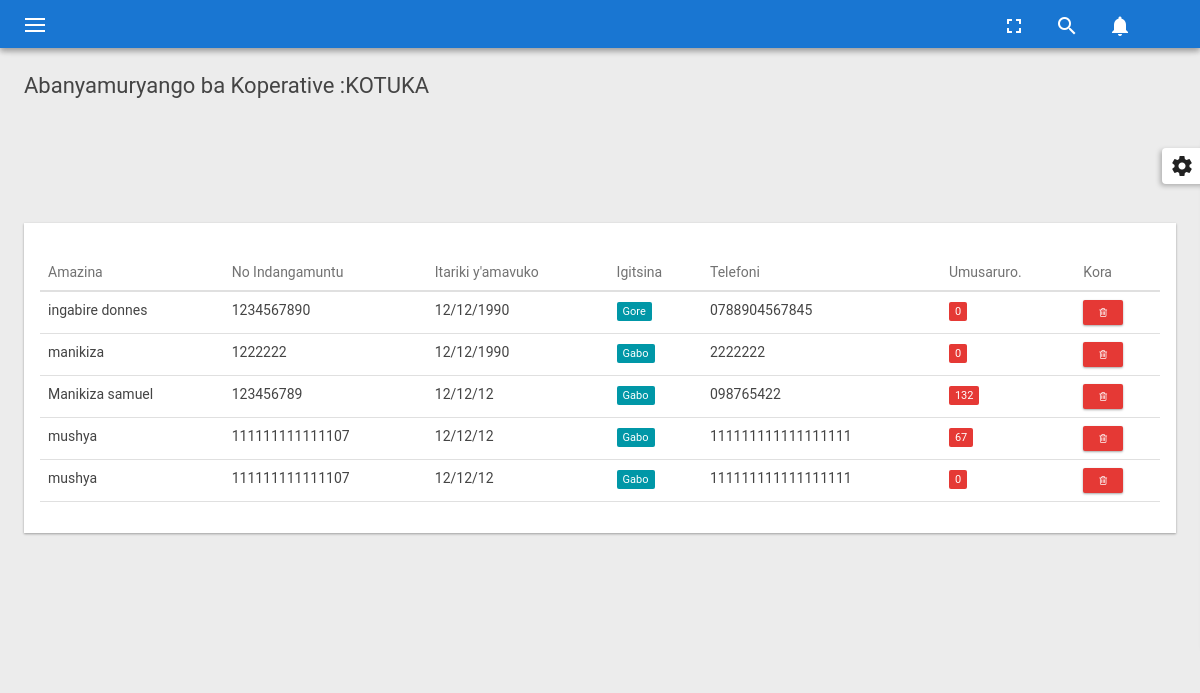
The app's page /members (signed in) with its own data.
### tables this page shows
CREATE TABLE `cooperatives` (
  `cooperativeId` int(100) NOT NULL,
  `cooperativeCode` int(10) NOT NULL,
  `name` varchar(200) NOT NULL,
  `username` varchar(100) NOT NULL,
  `phone` varchar(50) NOT NULL,
  `location` int(10) NOT NULL,
  `sector` int(10) NOT NULL,
  `cell` int(10) NOT NULL,
  `village` int(10) NOT NULL,
  `TIN` int(50) NOT NULL,
  `category` varchar(50) NOT NULL,
  `president` varchar(200) NOT NULL,
  `status` varchar(50) NOT NULL,
  `profile_image` varchar(1024) NOT NULL,
  `regDate` timestamp NOT NULL DEFAULT CURRENT_TIMESTAMP
);

CREATE TABLE `coo_members` (
  `memberId` int(100) NOT NULL,
  `cooperative` int(100) NOT NULL,
  `name` varchar(1024) NOT NULL,
  `id_no` varchar(100) NOT NULL,
  `phone` varchar(100) NOT NULL,
  `dob` varchar(100) NOT NULL,
  `gender` int(2) NOT NULL,
  `status` varchar(50) NOT NULL,
  `regDate` timestamp NOT NULL DEFAULT CURRENT_TIMESTAMP
);

### controllers/Cooperative.core.php (called while the page is built, shortened)
<?php
include_once 'Query.php';
class Cooperative extends Query{
	private $deletedStatus='DELETED';
	public function getUserCooperative($user_id){
		$cooperativeId="";
		$query="SELECT cooperative FROM system_users
				WHERE user_id=\"$user_id\"
				LIMIT 1";
		$result=$this->select($query);
		foreach ($result as $key => $value) {
			$cooperativeId=$value['cooperative'];
		}
		return $cooperativeId;
	}
	public function getCooperativeFieldData($cooperativeId,$field_name){
		$output="";
		$allowed=array("phone","name","type","cooperative","username","password","email","status","location","sector","village","cell","TIN","category","president","profile","cooperativeCode","regDate");
		if(in_array($field_name,$allowed)){
			$query="SELECT ".$field_name." FROM cooperatives
					WHERE cooperativeId=\"$cooperativeId\"
					LIMIT 1";
			$result=$this->select($query);
			foreach ($result as $key => $value) {
				$output=$value[$field_name];
			}
		}else{
			$output="Invalid input";
		}
		return $output;
	}
	public function getCooperativeMemberNumber($cooperativeId){
		$query="SELECT * FROM coo_members
				WHERE cooperative=\"$cooperativeId\"";
		$numRows=$this->rows($query);
		return $numRows;
	}
	public function loadCooperativeMembers($cooperativeId){
		$query="SELECT * FROM coo_members
				WHERE cooperative=\"$cooperativeId\"
				AND status!=\"$this->deletedStatus\"
				ORDER BY name ASC";
		$result=$this->select($query);
		return $result;
	}
	public function getMemberTotalHarvest($memberId,$cooperativeId){
		$query="SELECT memberHarvest FROM coo_harvest
				WHERE cooperativeId=\"$cooperativeId\"
				AND memberId=\"$memberId\"
				AND status!='DELETED'";
		$memberTotalHarvest=0;
		$result=$this->select($query);
		foreach ($result as $key => $value) {
			$harvest=(int)$value['memberHarvest'];
			$memberTotalHarvest+=$harvest;
		}
		return $memberTotalHarvest;
	}
}
$cooperative=new Cooperative();
?>

### includes/database.inc.php (called while the page is built, shortened)
<?php
class Database{
	protected function connect(){
		$this->server="localhost";
		$this->user="root";
		$this->password="";
		$this->database="kiza";
		$conn=new mysqli($this->server,$this->user,$this->password,$this->database);
		return $conn;
	}
}
?>

### controllers/Query.php (called while the page is built, shortened)
<?php
include_once $_SERVER['DOCUMENT_ROOT'].'/kiza/includes/database.inc.php';
class Query extends Database{
	protected function select($query){
		$result=array();
		$statement=$this->connect()->query($query);
		while ($row=$statement->fetch_assoc()) {
			$result[]=$row;
		}
		return $result;
	}
	protected function rows($query){
		$statement=$this->connect()->query($query);
		$numRows=$statement->num_rows;
		return $numRows;
	}
}
?>

### check/information_check.php (called while the page is built, shortened)
<?php
include_once $_SERVER['DOCUMENT_ROOT'].'/kiza/class_loader.php';
$user_id=$_SESSION['user_id'];
$cooperativeId=$cooperative->getUserCooperative($user_id);
?>

### coo_members/load_members.php (the view, shortened to what this page needs)
<?php
$coo_members=$cooperative->loadCooperativeMembers($cooperativeId);
?>
<div class="md-card uk-margin-medium-bottom">
    <div class="md-card-content">
        <table id="dt_tableExport" class="uk-table" cellspacing="0" width="100%">
            <thead>
            <tr>
                <th>Amazina</th>
                <th>No Indangamuntu</th>
                <th>Itariki y'amavuko</th>
                <th>Igitsina</th>
                <th>Telefoni</th>
                <th>Umusaruro.</th>
                <th>Kora</th>
            </tr>
            </thead>
            <tbody>
            <?php
            foreach ($coo_members as $key => $value) {
                ?>
                <tr>
                    <td><?php echo $value['name']; ?></td>
                    <td><?php echo $value['id_no']; ?></td>
                    <td><?php echo $value['dob']; ?></td>
                    <td>
                        <span class="uk-badge uk-badge-info">
                        <?php
                            if($value['gender']==0){
                                echo "Gabo";
                            }else{
                                echo "Gore";
                            }
                        ?>
                        </span>
                    </td>
                    <td><?php echo $value['phone']; ?></td>
                    <td>
                        <span class="uk-badge uk-badge-danger">
                        <?php
                         echo $cooperative->getMemberTotalHarvest($value['memberId'],$cooperativeId);
                        ?>
                        </span>
                    </td>
                    <td>
                        <a class="md-btn md-btn-danger md-btn-mini deleteMember" data-uk-tooltip title="Mukuremo" action="<?php echo $value['memberId']; ?>">
                            <i class="fa fa-trash-o"></i>
                        </a>
                    </td>
                </tr>
                <?php
            }
            ?>
            </tbody>
        </table>
    </div>
</div>

### coo_members.php (shortened to what this page needs)
<?php
include_once $_SERVER['DOCUMENT_ROOT'].'/kiza/views/utils/system_header.php';
?>
<body class="disable_transitions sidebar_main_open sidebar_main_swipe">
    <?php include 'views/utils/navigation.php'; ?>
    <div id="page_content">
        <div id="page_content_inner">
            <h3 class="heading_b uk-margin-bottom">
                Abanyamuryango ba Koperative :<?php echo $cooperativeName; ?>
            </h3>
            <?php include 'coo_members/members_statistics.php'; ?>
            <?php
            $membersCounter=$cooperative->getCooperativeMemberNumber($cooperativeId);
            if($membersCounter>0){
                ?>
                <?php include 'coo_members/load_members.php'; ?>
                <?php
            }
            ?>
        </div>
    </div>
    <?php include 'views/utils/data_scripts.php'; ?>
</body>
</html>

### records on screen
cooperatives: name "KOTUKA"
coo_members: name "ingabire donnes", id_no "1234567890", dob "12/12/1990", gender "Gore", phone "0788904567845", MemberTotalHarvest "0"
coo_members: name "manikiza", id_no "1222222", dob "12/12/1990", gender "Gabo", phone "2222222", MemberTotalHarvest "0"
coo_members: name "Manikiza samuel", id_no "123456789", dob "12/12/12", gender "Gabo", phone "098765422", MemberTotalHarvest "132"
coo_members: name "mushya", id_no "111111111111107", dob "12/12/12", gender "Gabo", phone "111111111111111111", MemberTotalHarvest "67"
coo_members: name "mushya", id_no "111111111111107", dob "12/12/12", gender "Gabo", phone "111111111111111111", MemberTotalHarvest "0"
